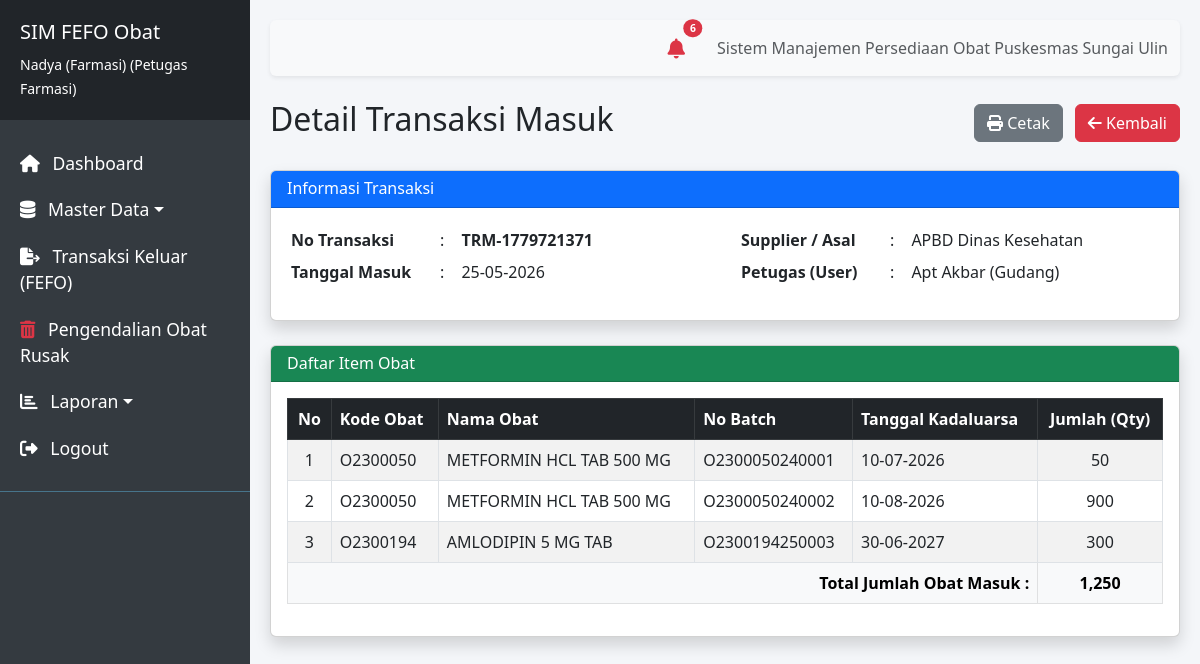
The app's page /modules/masuk/detail.php?id=5 (signed in) with its own data.
### tables this page shows
CREATE TABLE `transaksi_masuk` (
  `id` int NOT NULL,
  `no_transaksi` varchar(50) NOT NULL,
  `tgl_masuk` date NOT NULL,
  `supplier` varchar(100) DEFAULT NULL,
  `user_id` int DEFAULT NULL,
  `created_at` timestamp NULL DEFAULT CURRENT_TIMESTAMP
);

CREATE TABLE `users` (
  `id` int NOT NULL,
  `username` varchar(50) NOT NULL,
  `password` varchar(255) NOT NULL,
  `nama_lengkap` varchar(100) NOT NULL,
  `role` enum('Kepala Puskesmas','Petugas Gudang','Petugas Farmasi') NOT NULL,
  `created_at` timestamp NULL DEFAULT CURRENT_TIMESTAMP
);

CREATE TABLE `detail_masuk` (
  `id` int NOT NULL,
  `transaksi_masuk_id` int NOT NULL,
  `obat_id` int NOT NULL,
  `no_batch` varchar(50) NOT NULL,
  `tgl_kadaluarsa` date NOT NULL,
  `jumlah` int NOT NULL
);

CREATE TABLE `obat` (
  `id` int NOT NULL,
  `kode_obat` varchar(20) NOT NULL,
  `nama_obat` varchar(100) NOT NULL,
  `kategori_id` int DEFAULT NULL,
  `satuan_id` int DEFAULT NULL,
  `min_stok` int DEFAULT '0',
  `created_at` timestamp NULL DEFAULT CURRENT_TIMESTAMP
);

### modules/masuk/detail.php (the view, shortened to what this page needs)
<?php
require_once '../../config/database.php';
$id = (int)$_GET['id'];
$query = "SELECT t.*, u.nama_lengkap
          FROM transaksi_masuk t
          LEFT JOIN users u ON t.user_id = u.id
          WHERE t.id = $id";
$result = mysqli_query($conn, $query);
$transaksi = mysqli_fetch_assoc($result);
require_once '../../layouts/header.php';
require_once '../../layouts/sidebar.php';
?>
<div class="d-flex justify-content-between align-items-center mb-4 no-print">
    <h2>Detail Transaksi Masuk</h2>
    <div>
        <button onclick="window.print()" class="btn btn-secondary me-2"><i class="fas fa-print"></i> Cetak</button>
        <a href="index.php" class="btn btn-danger"><i class="fas fa-arrow-left"></i> Kembali</a>
    </div>
</div>
<div class="card shadow mb-4">
    <div class="card-header bg-primary text-white">
        <h6 class="m-0 font-weight-bold">Informasi Transaksi</h6>
    </div>
    <div class="card-body">
        <div class="row">
            <div class="col-md-6">
                <table class="table table-sm table-borderless">
                    <tr>
                        <th width="35%">No Transaksi</th>
                        <td width="5%">:</td>
                        <td><strong><?= $transaksi['no_transaksi']; ?></strong></td>
                    </tr>
                    <tr>
                        <th>Tanggal Masuk</th>
                        <td>:</td>
                        <td><?= date('d-m-Y', strtotime($transaksi['tgl_masuk'])); ?></td>
                    </tr>
                </table>
            </div>
            <div class="col-md-6">
                <table class="table table-sm table-borderless">
                    <tr>
                        <th width="35%">Supplier / Asal</th>
                        <td width="5%">:</td>
                        <td><?= htmlspecialchars($transaksi['supplier'] ?: '-'); ?></td>
                    </tr>
                    <tr>
                        <th>Petugas (User)</th>
                        <td>:</td>
                        <td><?= htmlspecialchars($transaksi['nama_lengkap']); ?></td>
                    </tr>
                </table>
            </div>
        </div>
    </div>
</div>
<div class="card shadow">
    <div class="card-header bg-success text-white">
        <h6 class="m-0 font-weight-bold">Daftar Item Obat</h6>
    </div>
    <div class="card-body">
        <div class="table-responsive">
            <table class="table table-bordered table-striped">
                <thead class="table-dark">
                    <tr>
                        <th width="5%" class="text-center">No</th>
                        <th>Kode Obat</th>
                        <th>Nama Obat</th>
                        <th>No Batch</th>
                        <th>Tanggal Kadaluarsa</th>
                        <th class="text-center">Jumlah (Qty)</th>
                    </tr>
                </thead>
                <tbody>
                    <?php
                    $q_detail = mysqli_query($conn, "
                        SELECT d.*, o.nama_obat, o.kode_obat
                        FROM detail_masuk d
                        JOIN obat o ON d.obat_id = o.id
                        WHERE d.transaksi_masuk_id = $id
                    ");
                    $no = 1;
                    $total_qty = 0;
                    while ($detail = mysqli_fetch_assoc($q_detail)):
                        $total_qty += $detail['jumlah'];
                    ?>
                    <tr>
                        <td class="text-center"><?= $no++; ?></td>
                        <td><?= $detail['kode_obat']; ?></td>
                        <td><?= $detail['nama_obat']; ?></td>
                        <td><?= $detail['no_batch']; ?></td>
                        <td><?= date('d-m-Y', strtotime($detail['tgl_kadaluarsa'])); ?></td>
                        <td class="text-center"><?= number_format($detail['jumlah']); ?></td>
                    </tr>
                    <?php endwhile; ?>
                </tbody>
                <tfoot class="table-light">
                    <tr>
                        <th colspan="5" class="text-end">Total Jumlah Obat Masuk :</th>
                        <th class="text-center"><?= number_format($total_qty); ?></th>
                    </tr>
                </tfoot>
            </table>
        </div>
    </div>
</div>
<?php require_once '../../layouts/footer.php'; ?>

### layouts/header.php (style rules this page uses)
body { font-family: 'Segoe UI', Tahoma, Geneva, Verdana, sans-serif; background-color: #f4f6f9; }

### records on screen
transaksi_masuk: no_transaksi "TRM-1779721371", tgl_masuk "25-05-2026", supplier "APBD Dinas Kesehatan", user.nama_lengkap "Apt Akbar (Gudang)"
detail_masuk: obat.kode_obat "O2300050", obat.nama_obat "METFORMIN HCL TAB 500 MG", no_batch "O2300050240001", tgl_kadaluarsa "10-07-2026", jumlah "50"
detail_masuk: obat.kode_obat "O2300050", obat.nama_obat "METFORMIN HCL TAB 500 MG", no_batch "O2300050240002", tgl_kadaluarsa "10-08-2026", jumlah "900"
detail_masuk: obat.kode_obat "O2300194", obat.nama_obat "AMLODIPIN 5 MG TAB", no_batch "O2300194250003", tgl_kadaluarsa "30-06-2027", jumlah "300"

### other values on screen
$_SESSION['nama_lengkap'] "Nadya (Farmasi)"
$_SESSION['role'] "Petugas Farmasi"
$total_notif "6"
$total_qty "1,250"
